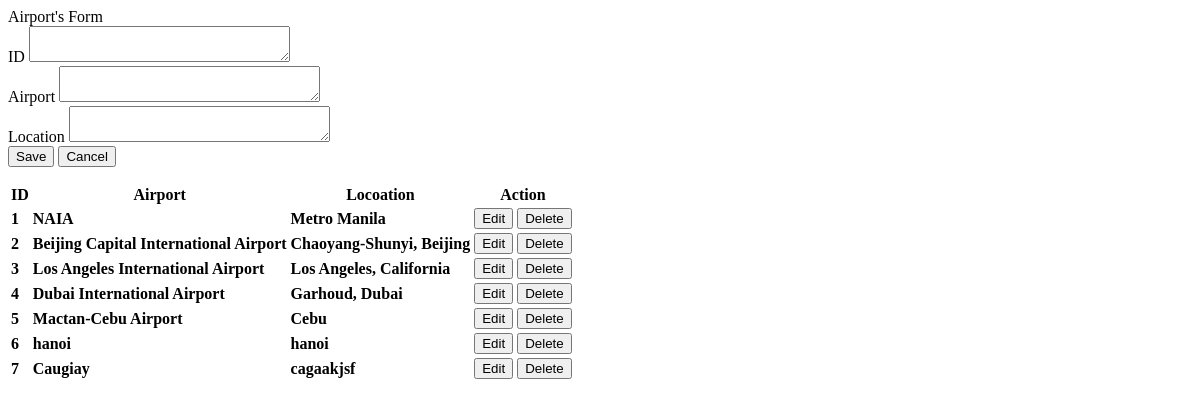
Before: /admin/airport.php with the older database file.
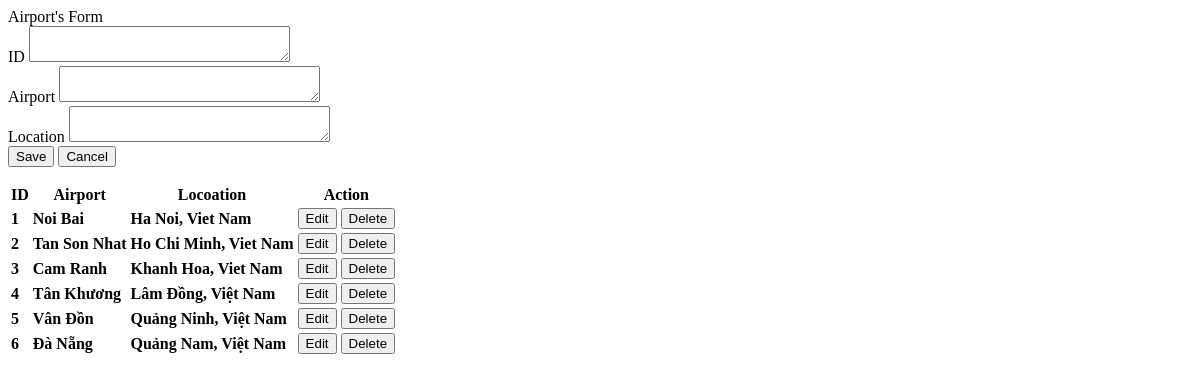
After: the same page with the newer database file.
### tables this page shows
CREATE TABLE `airport_list` (
  `id` int(30) NOT NULL,
  `airport` text NOT NULL,
  `location` text NOT NULL
);

### admin/airport.php (the view, shortened to what this page needs)
<?php include('db_connect.php');?>
<div class="container-fluid">
	<div class="col-lg-12">
		<div class="row">
			<div class="col-md-4">
			<form action="" id="manage-airports">
				<div class="card">
					<div class="card-header">
						   Airport's Form
				  	</div>
					<div class="card-body">
					<div class="form-group">
								<label class="control-label">ID</label>
								<textarea required name="id" id="" cols="30" rows="2" class="form-control"></textarea>
							</div>
							<div class="form-group">
								<label class="control-label">Airport</label>
								<textarea required name="airport" id="" cols="30" rows="2" class="form-control"></textarea>
							</div>
							<div class="form-group">
								<label class="control-label">Location</label>
								<textarea required name="location" id="" cols="30" rows="2" class="form-control"></textarea>
							</div>
					</div>
					<div class="card-footer">
						<div class="row">
							<div class="col-md-12">
								<button class="btn btn-sm btn-primary col-sm-3 offset-md-3"> Save</button>
								<button class="btn btn-sm btn-default col-sm-3" type="button" onclick="_reset()"> Cancel</button>
							</div>
						</div>
					</div>
				</div>
			</form>
			</div>
			<div class="col-md-8">
				<div class="card">
					<div class="card-body">
						<table class="table table-bordered table-hover">
							<thead>
								<tr>
									<th class="text-center">ID</th>
									<th class="text-center">Airport</th>
									<th class="text-center">Locoation</th>
									<th class="text-center">Action</th>
								</tr>
							</thead>
							<tbody>
								<?php
								$cats = $conn->query("SELECT * FROM airport_list order by id asc");
								while($row=$cats->fetch_assoc()):
								?>
								<tr>
									<td class="text-center">
										 <b><?php echo $row['id'] ?></b>
									</td>
									<td class="">
										 <b><?php echo $row['airport'] ?></b>
									</td>
									<td class="">
										 <b><?php echo $row['location'] ?></b>
									</td>
									<td class="text-center">
										<button class="btn btn-sm btn-primary edit_airline" type="button" data-id="<?php echo $row['id'] ?>" data-airport="<?php echo $row['airport'] ?>" data-location="<?php echo $row['location'] ?>" >Edit</button>
										<button class="btn btn-sm btn-danger delete_airline" type="button" data-id="<?php echo $row['id'] ?>">Delete</button>
									</td>
								</tr>
								<?php endwhile; ?>
							</tbody>
						</table>
					</div>
				</div>
			</div>
		</div>
	</div>
</div>

Changed rows visible on the page:
removed airport_list: id "7", airport "Caugiay", location "cagaakjsf"
changed airport_list id 1: airport "NAIA" → "Noi Bai"; location "Metro Manila" → "Ha Noi, Viet Nam"
changed airport_list id 2: airport "Beijing Capital International Airport" → "Tan Son Nhat"; location "Chaoyang-Shunyi, Beijing" → "Ho Chi Minh, Viet Nam"
changed airport_list id 3: airport "Los Angeles International Airport" → "Cam Ranh"; location "Los Angeles, California" → "Khanh Hoa, Viet Nam"
changed airport_list id 4: airport "Dubai International Airport" → "Tân Khương"; location "Garhoud, Dubai" → "Lâm Đồng, Việt Nam"
changed airport_list id 5: airport "Mactan-Cebu Airport" → "Vân Đồn"; location "Cebu" → "Quảng Ninh, Việt Nam"
changed airport_list id 6: airport "hanoi" → "Đà Nẵng"; location "hanoi" → "Quảng Nam, Việt Nam"
